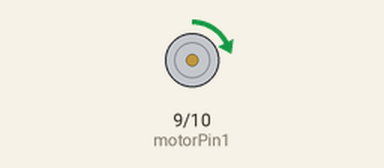
Bench run of a sketch on a simulated Arduino Uno, built with avr-gcc and run on an emulated ATmega328P. On the bench: motor-driver pin pairs drawn as motors (green arrow = first pin HIGH = forward, orange = second pin HIGH = backward, longer = more drive).

Above: at 0.15 s.
At 9.08 s:
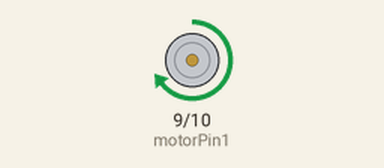
At 20.4 s:
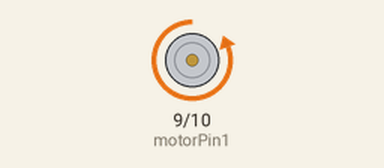
At 38.3 s:
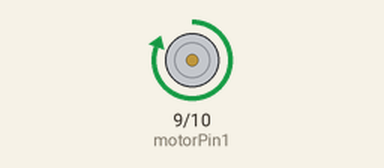
Timing chart, 0 to 40.0 s (numbered marks = the images above):
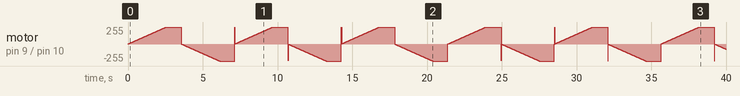

The sketch:

analogtest.ino
```cpp
int motorPin1 = 9; // PWMピン1
int motorPin2 = 10; // PWMピン2

void setup() {
  pinMode(motorPin1, OUTPUT);
  pinMode(motorPin2, OUTPUT);
}

void loop() {
  // モーターを正転（前進）させる
  for (int speed = 0; speed <= 255; speed++) {
    analogWrite(motorPin1, speed);
    analogWrite(motorPin2, 0);
    delay(10); // 速度を変更する時間間隔
  }

  delay(1000); // 方向転換までの待ち時間

  // モーターを逆転（後進）させる
  for (int speed = 0; speed <= 255; speed++) {
    analogWrite(motorPin1, 0);
    analogWrite(motorPin2, speed);
    delay(10); // 速度を変更する時間間隔
  }

  delay(1000); // 方向転換までの待ち時間
}
```
